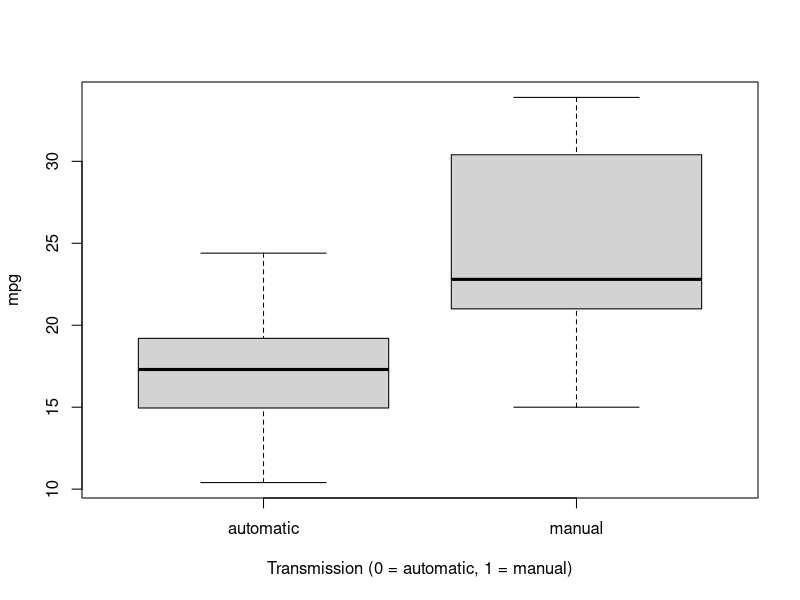
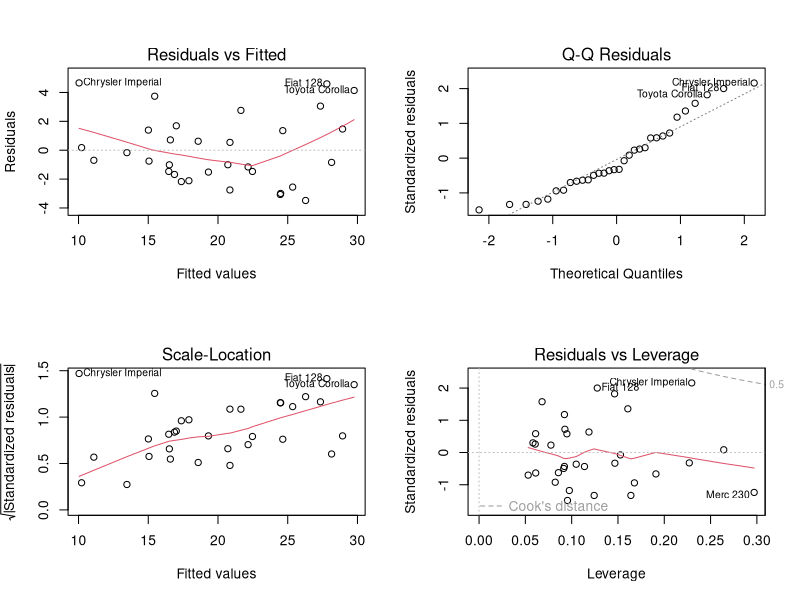
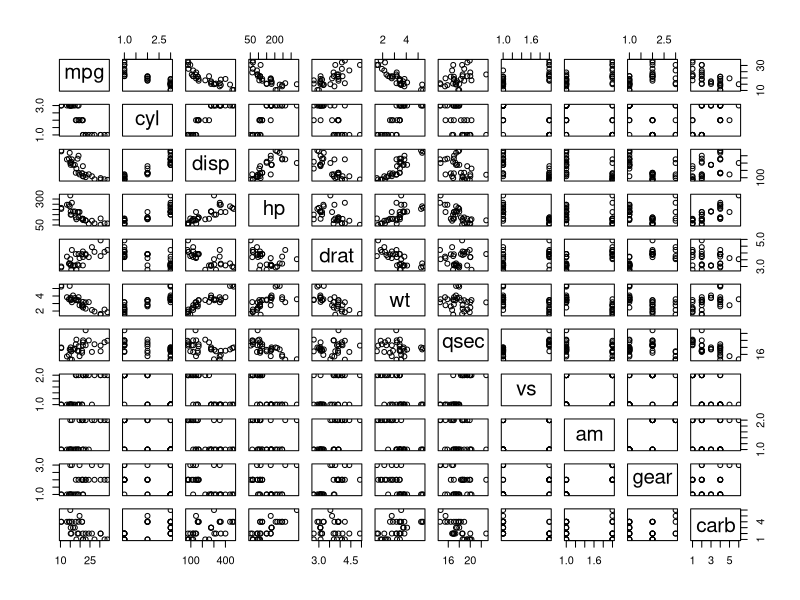

Recreate these plots in R, in order.
## ---- chunk 1
knitr::opts_chunk$set(echo = TRUE, warning = FALSE)
## ---- chunk 2
library(ggplot2)
data(mtcars)
head(mtcars)
## ---- chunk 3
mtcars$cyl <- as.factor(mtcars$cyl)
mtcars$vs <- as.factor(mtcars$vs)
mtcars$am <- factor(mtcars$am)
levels(mtcars$am) <- c("automatic", "manual")
mtcars$gear <- factor(mtcars$gear)
mtcars$carb <- factor(mtcars$carb)
## ---- chunk 4
boxplot(mpg ~ am, data = mtcars, xlab = "Transmission (0 = automatic, 1 = manual)")
## ---- chunk 5
t.test(mpg ~ am, data = mtcars)
## ---- chunk 6
simpleMod <- lm(mpg ~ am, mtcars)
summary(simpleMod)
## ---- chunk 7
fullMod <- lm(mpg ~ ., mtcars)
summary(fullMod)
## ---- chunk 8
stepMod <- step(fullMod, direction = "backward", k=log(nrow(mtcars)), trace = F)
summary(stepMod)
## ---- chunk 9
confint(stepMod)
## ---- chunk 10
par(mfrow = c(2, 2))
plot(stepMod)
## ---- chunk 11
pairs(mtcars)
